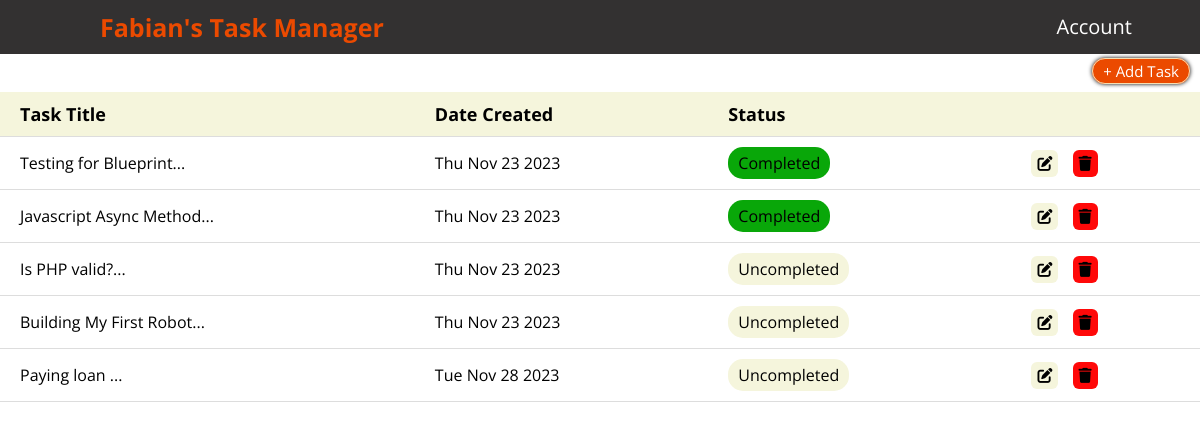
Page /dashboard (signed in) on the earlier database version.
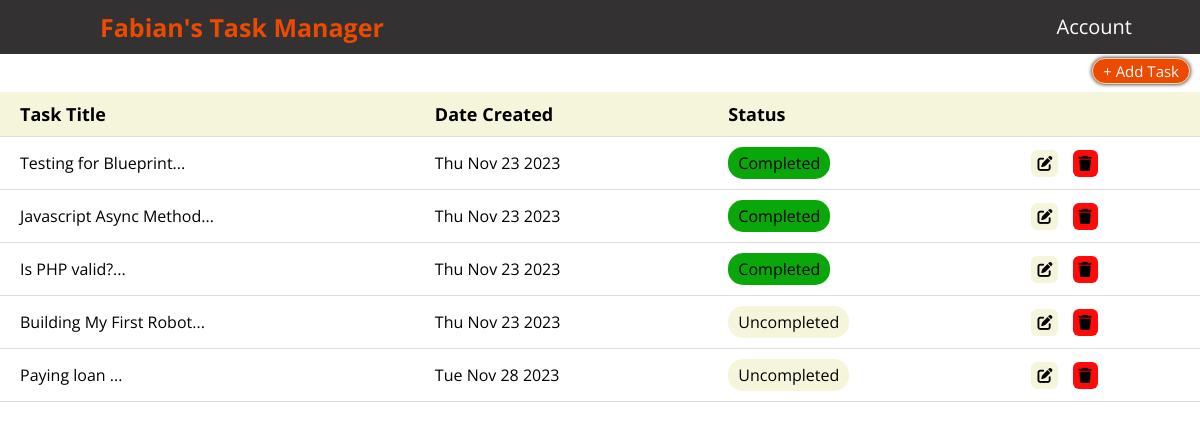
Same page on the later database version.
### app/models.py (models this page shows, shortened)
class User(db.Model, UserMixin):
    id = db.Column(db.Integer, primary_key=True)
    username = db.Column(db.String(20), unique=True, nullable=False)
    email = db.Column(db.String(120), unique=True, nullable=False)
    password = db.Column(db.String(120), nullable=False)
    image_file = db.Column(db.String(20), nullable=False, default='default.jpg')
    tasks = db.relationship('Task', backref='user', lazy=True)

class Task(db.Model):
    id = db.Column(db.Integer, primary_key=True)
    title = db.Column(db.String(100), nullable=False)
    description = db.Column(db.Text, nullable=True)
    resources = db.Column(db.Text, nullable=True)
    challenges = db.Column(db.Text, nullable=True)
    achievements = db.Column(db.Text, nullable=True)
    created_date = db.Column(db.DateTime, nullable=False, default=datetime.utcnow)
    completed = db.Column(db.Boolean, default=False)
    user_id = db.Column(db.Integer, db.ForeignKey('user.id'), nullable=False)

### app/tasks/routes.py (the view)
@tasks.route('/dashboard')
@login_required
def dashboard():
    user = User.query.filter_by(username=current_user.username).first().tasks
    return render_template('dashboard.html', title='Dashboard', user=user)

### app/models.py (called while the page is built)
@login.user_loader
def load_user(user_id):
    return User.query.get(int(user_id))

### app/templates/dashboard.html (shortened to what this page needs)
{% extends "home.html" %}
{%  block styles %}
<link rel="stylesheet" href="{{ url_for('static', filename='css/dashboard.css') }}">
{% endblock %}
{% block body %}
<nav>
    <label class="logo">{{ current_user.username }}'s Task Manager</label>
    <ul>
      <li><a class="active" href="{{ url_for('users.account') }}">Account</a></li>
    </ul>
</nav>
<div class="table">
  <div class="table_header">
    <div>
      <a class="add_new" href="{{ url_for('tasks.add_task') }}">+ Add Task</a>
   </div>
  </div>
  <div class="table_section">
      <table>
          <thead>
              <tr>
                  <th>Task Title</th>
                  <th>Date Created</th>
                  <th>Status</th>
                  <th></th>
              </tr>
          </thead>
          <tbody>
            {% if user %}
                {% for task in user %}
                    <tr>
                        <td><a class="task" href="{{ url_for('tasks.task', task_id=task.id) }}">{{ task.title }}...</a></td>
                        <td>{{ task.created_date.strftime('%a %b %d %Y') }}</td>
                        <td>
                          <button class="toggleButton {% if task.completed %}completed{% endif %}" onclick="toggleStatus(this, '{{ task.id }}')">
                              {% if task.completed %}
                                  Completed
                              {% else %}
                                  Uncompleted
                              {% endif %}
                          </button>
                        </td>
                        <td>
                          <form class="form-display" action="{{ url_for('tasks.edit_task', task_id=task.id)}}">
                            <button class= "button-1" type="submit">
                              <i class="fa-solid fa-pen-to-square"></i>
                            </button>
                          </form>
                          <form class="form-display" action="{{ url_for('tasks.delete_task', task_id=task.id)}}" method="POST">
                            <button class= "button-2" type="submit" onclick="if (!confirm('Are you sure you want to Delete?')) { return false }">
                              <i class="fa-solid fa-trash"></i>
                            </button>
                          </form>
                      </td>
                    </tr>
                {% endfor %}
            {% endif %}
          </tbody>
      </table>
  </div>
</div>
{% endblock %}

### app/templates/home.html (shortened to what this page needs)
<!DOCTYPE html>
<html lang="en" dir="ltr">
  <head>
    {% block styles %}{% endblock %}
   </head>
{% block body %}{% endblock %}
</html>

### app/static/css/dashboard.css (style rules this page uses)
* { margin: 0; padding: 0; box-sizing: border-box; font-family: 'Open Sans', sans-serif; }
nav { position: fixed; width: 100%; padding: 10px 0; z-index: 3; background-color:rgb(51, 49, 49); }
nav ul { float: right; margin-right: 50px; }
nav ul li { display: inline-block; margin: 3px 3px; list-style: none; }
nav ul li a { text-decoration: none; font-size: 15px; padding: 8px 15px; border-radius: 5px; transition: all 0.3s ease; }
.active { color: white; transition: .5s; font-size: 20px; }
label.logo { text-decoration: none; color: #eb4a00; text-shadow: 3px; font-size: 25px; font-weight:700; padding: 10px 100px; }
.table { width: 100%; align-items: center; }
.table_header { display: flex; justify-content: space-between; justify-content: end; padding-top: 60px; padding-bottom: 10px; }
.toggleButton { outline: none; border: none; border-radius: 15px; cursor: pointer; padding: 5px 10px; margin-right: 10px; color:black; font-size: 16px; background-color: beige; }
.toggleButton.completed { background-color: rgb(9, 167, 9); }
.form-display { display: inline; }
.button-1 { background-color: beige; margin-right: 10px; border-radius: 6px; border: none; }
.button-2 { background-color: rgb(255, 9, 9); border-radius: 6px; border: none; }
i { color: #000; padding: 6px; font-size: 15px; }
.add_new { padding: 2px 10px; min-width: 60px; height: 30px; color: white; background-color: #eb4a00; border: 1px solid wheat; border-radius: 30px; box-shadow: 0px 0px 4px 0px black; text-decoration: none; font-size: 15px; white-space: nowrap; margin-right: 10px; }
.table_section { height: 500px; overflow: auto; }
table { width: 100%; table-layout: abso; min-width: 700px; border-collapse: collapse; }
thead th { position: sticky; top: 0; background-color: beige; color: black; font-size: 18px; }
th,td { border-bottom: 1px solid #dddddd; padding: 10px 20px; word-break: break-all; text-align: left; }
::placeholder { color: black; }
.task { text-decoration: none; color: #000; }

Differences in the rows shown:
changed Task "Is PHP valid?": completed "Uncompleted" → "Completed"
